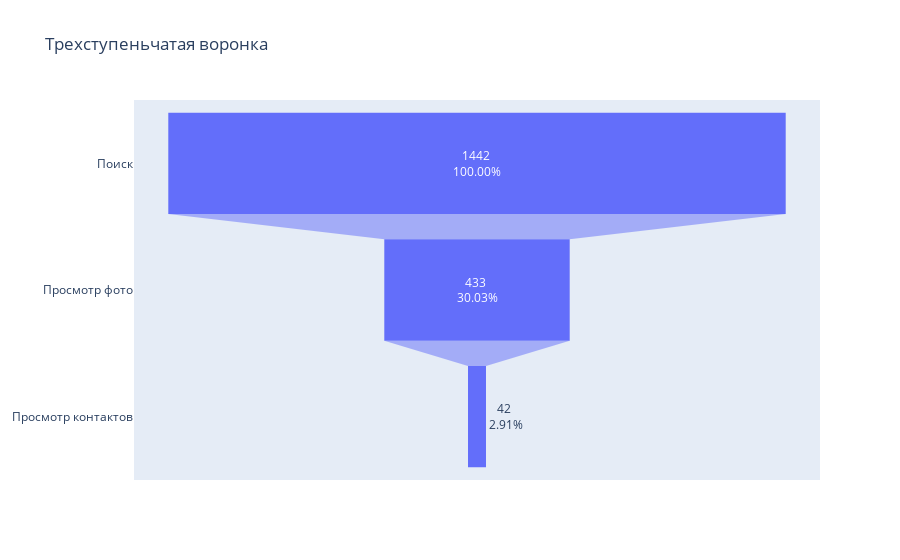

The notebook cell saved with this chart:
### Code cell
fig = go.Figure(
    go.Funnel(
        y=['Поиск', 'Просмотр фото', 'Просмотр контактов'],
        x=funnel_cnt['user_id'],
        textinfo = "value+percent initial"
    ) 
)
fig.update_layout(title_text='Трехступеньчатая воронка')
fig.update_traces(texttemplate="%{value:d} <br>%{percentInitial:.2%}")
fig.show();

### Figure 1 — Plotly figure (JSON) as saved in the notebook; plotly's stock layout.template omitted (floating-point values rounded to 4 significant figures)
{"data": [{"textinfo": "value+percent initial", "texttemplate": "%{value:d} <br>%{percentInitial:.2%}", "type": "funnel", "x": [1442, 433, 42], "y": ["Поиск", "Просмотр фото", "Просмотр контактов"]}], "layout": {"title": {"text": "Трехступеньчатая воронка"}}}
